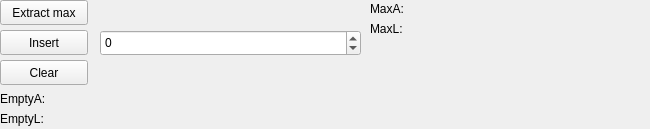
<?xml version="1.0" encoding="UTF-8"?>
<ui version="4.0">
 <class>MainWindow</class>
 <widget class="QMainWindow" name="MainWindow">
  <property name="geometry">
   <rect>
    <x>0</x>
    <y>0</y>
    <width>650</width>
    <height>129</height>
   </rect>
  </property>
  <property name="minimumSize">
   <size>
    <width>650</width>
    <height>129</height>
   </size>
  </property>
  <property name="maximumSize">
   <size>
    <width>650</width>
    <height>129</height>
   </size>
  </property>
  <property name="windowTitle">
   <string>MainWindow</string>
  </property>
  <widget class="QWidget" name="centralwidget">
   <widget class="QLabel" name="label">
    <property name="geometry">
     <rect>
      <x>370</x>
      <y>0</y>
      <width>41</width>
      <height>17</height>
     </rect>
    </property>
    <property name="text">
     <string>MaxA:</string>
    </property>
   </widget>
   <widget class="QLabel" name="max">
    <property name="geometry">
     <rect>
      <x>420</x>
      <y>0</y>
      <width>221</width>
      <height>17</height>
     </rect>
    </property>
    <property name="text">
     <string/>
    </property>
   </widget>
   <widget class="QPushButton" name="pushButton">
    <property name="geometry">
     <rect>
      <x>0</x>
      <y>0</y>
      <width>88</width>
      <height>25</height>
     </rect>
    </property>
    <property name="text">
     <string>Extract max</string>
    </property>
   </widget>
   <widget class="QPushButton" name="pushButton_2">
    <property name="geometry">
     <rect>
      <x>0</x>
      <y>30</y>
      <width>88</width>
      <height>25</height>
     </rect>
    </property>
    <property name="text">
     <string>Insert</string>
    </property>
   </widget>
   <widget class="QSpinBox" name="spinBox">
    <property name="geometry">
     <rect>
      <x>100</x>
      <y>30</y>
      <width>261</width>
      <height>26</height>
     </rect>
    </property>
    <property name="minimum">
     <number>-999999999</number>
    </property>
    <property name="maximum">
     <number>2147483647</number>
    </property>
   </widget>
   <widget class="QLabel" name="label_2">
    <property name="geometry">
     <rect>
      <x>370</x>
      <y>20</y>
      <width>41</width>
      <height>17</height>
     </rect>
    </property>
    <property name="text">
     <string>MaxL:</string>
    </property>
   </widget>
   <widget class="QLabel" name="max2">
    <property name="geometry">
     <rect>
      <x>420</x>
      <y>20</y>
      <width>221</width>
      <height>17</height>
     </rect>
    </property>
    <property name="text">
     <string/>
    </property>
   </widget>
   <widget class="QLabel" name="label_3">
    <property name="geometry">
     <rect>
      <x>0</x>
      <y>90</y>
      <width>61</width>
      <height>17</height>
     </rect>
    </property>
    <property name="text">
     <string>EmptyA:</string>
    </property>
   </widget>
   <widget class="QLabel" name="em">
    <property name="geometry">
     <rect>
      <x>70</x>
      <y>90</y>
      <width>221</width>
      <height>17</height>
     </rect>
    </property>
    <property name="text">
     <string/>
    </property>
   </widget>
   <widget class="QLabel" name="label_4">
    <property name="geometry">
     <rect>
      <x>0</x>
      <y>110</y>
      <width>61</width>
      <height>17</height>
     </rect>
    </property>
    <property name="text">
     <string>EmptyL:</string>
    </property>
   </widget>
   <widget class="QLabel" name="em2">
    <property name="geometry">
     <rect>
      <x>70</x>
      <y>110</y>
      <width>221</width>
      <height>17</height>
     </rect>
    </property>
    <property name="text">
     <string/>
    </property>
   </widget>
   <widget class="QPushButton" name="pushButton_3">
    <property name="geometry">
     <rect>
      <x>0</x>
      <y>60</y>
      <width>88</width>
      <height>25</height>
     </rect>
    </property>
    <property name="text">
     <string>Clear</string>
    </property>
   </widget>
  </widget>
 </widget>
 <resources/>
 <connections/>
</ui>
